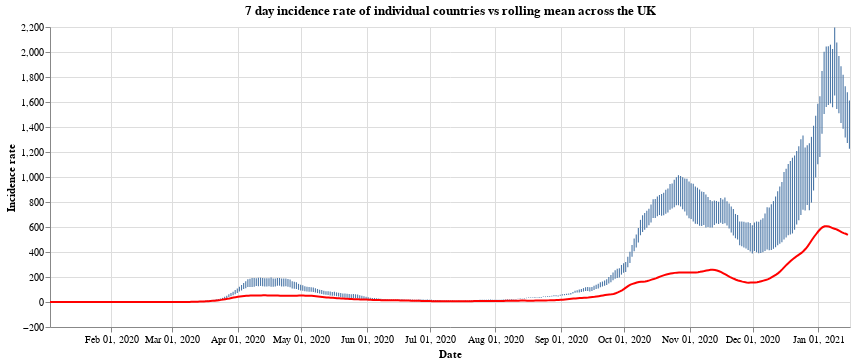

Source (notebook cell):
### Code cell
#collapse
countries = uk_cases['areaName'].unique()
countries.sort()

selection = alt.selection_single(
    name='Select',
    fields=['areaName'],
    init={'areaName': 'Wales'},
    bind={'areaName': alt.binding_select(options=countries)}
)

# scatter plot, modify opacity based on selection
bars = alt.Chart(uk_cases).mark_bar().add_selection(
    selection
).encode(
    x=alt.X("yearmonthdate(date):T", axis=alt.Axis(title='Date')),
    y=alt.Y("weeklyCasesRate:Q", axis=alt.Axis(title='Incidence rate')),
    tooltip='weeklyCasesRate:Q',
    opacity=alt.condition(selection, alt.value(1), alt.value(0))
).properties(title=f'7 day incidence rate of individual countries vs rolling mean across the UK', width=800)

line = alt.Chart(overview_cases).mark_line(
    color='red',
    size=2,
).transform_window(
    rolling_mean='mean(weeklyCasesRate)',
    frame=[0, 7]
).encode(
    x='yearmonthdate(date):T',
    y='rolling_mean:Q'
)

alt.layer(bars, line)

### Figure 1 — Vega-Lite specification as saved in the notebook (floating-point values rounded to 4 significant figures; data arrays with more than 128 entries replaced by an {"elided": "..."} marker saying what was removed)
{"config": {"view": {"continuousWidth": 400, "continuousHeight": 300}}, "layer": [{"data": {"name": "data-fcf6409c83669a3f74256a14521513f7"}, "mark": "bar", "encoding": {"opacity": {"condition": {"value": 1, "selection": "Select"}, "value": 0}, "tooltip": {"type": "quantitative", "field": "weeklyCasesRate"}, "x": {"type": "temporal", "axis": {"title": "Date"}, "field": "date", "timeUnit": "yearmonthdate"}, "y": {"type": "quantitative", "axis": {"title": "Incidence rate"}, "field": "weeklyCasesRate"}}, "selection": {"Select": {"type": "single", "fields": ["areaName"], "init": {"areaName": "Wales"}, "bind": {"areaName": {"input": "select", "options": ["England", "Northern Ireland", "Scotland", "Wales"]}}}}, "title": "7 day incidence rate of individual countries vs rolling mean across the UK", "width": 800}, {"data": {"name": "data-82d8f33b35328022eed1aeb5cda4f1a2"}, "mark": {"type": "line", "color": "red", "size": 2}, "encoding": {"x": {"type": "temporal", "field": "date", "timeUnit": "yearmonthdate"}, "y": {"type": "quantitative", "field": "rolling_mean"}}, "transform": [{"window": [{"op": "mean", "field": "weeklyCasesRate", "as": "rolling_mean"}], "frame": [0, 7]}]}], "$schema": "https://vega.github.io/schema/vega-lite/v4.8.1.json", "datasets": {"data-fcf6409c83669a3f74256a14521513f7": {"elided": "1516 records"}, "data-82d8f33b35328022eed1aeb5cda4f1a2": {"elided": "379 records"}}}
